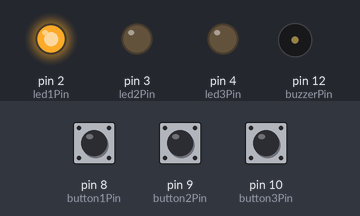
This sketch was run on a simulated Arduino Uno, built with avr-gcc and run on an emulated ATmega328P. Shown: output pins drawn as LEDs (lit = HIGH), buzzer (waves = sounding). The inputs (shaded band) are chosen by the test bench; at power-on: pin 9 (button2Pin) HIGH, pin 10 (button3Pin) HIGH, pin 8 (button1Pin) HIGH.

Above: at 1.2 s.
1.3 s: pin 9 (button2Pin) pulled LOW for 0.15 s
At 3.6 s:
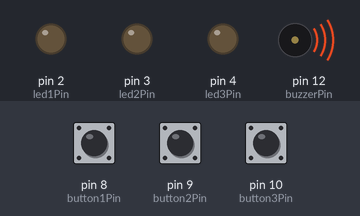
4.4 s: pin 10 (button3Pin) pulled LOW for 0.15 s
At 7.4 s:
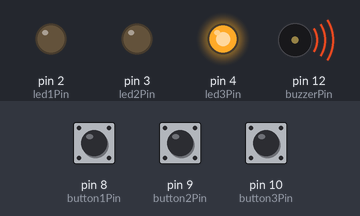
7.5 s: pin 9 (button2Pin) pulled LOW for 1 s
At 11.2 s:
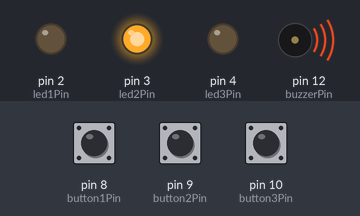
11.5 s: pin 10 (button3Pin) pulled LOW for 1 s
At 13.8 s:
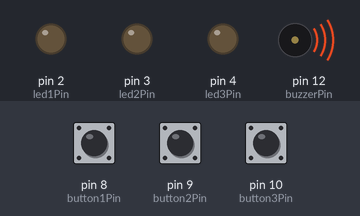
15.5 s: pin 8 (button1Pin) pulled LOW for 0.15 s
At 18.9 s:
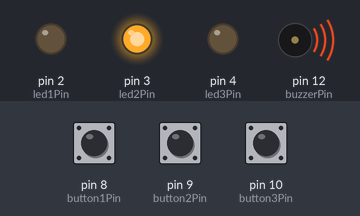
Timing chart, 0 to 19.6 s (numbered marks = the images above; inputs shaded):
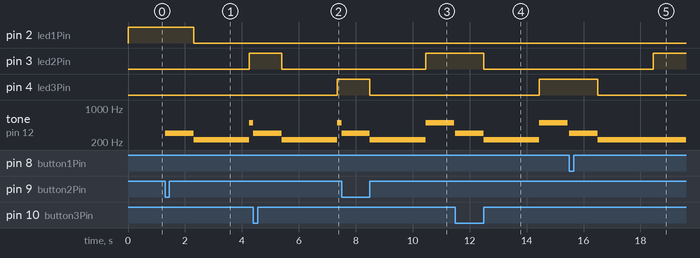

The sketch:

code.ino
```cpp
#define button1Pin 8
#define button2Pin 9
#define button3Pin 10


#define led1Pin 2
#define led2Pin 3
#define led3Pin 4

#define blinkingLedPin 5

#define buzzerPin 12
unsigned int buzzerToneClosingDoors = 300;
unsigned int buzzerToneArriving = 500;

unsigned int toneDuration = 1000;

#define debounceTime 50
#define blinkingDuration 30
#define showCurrentFloorLedDuration 3000
#define travelToNextFloorDuration 2000

byte is1FloorCalling = 0;
byte is2FloorCalling = 0;
byte is3FloorCalling = 0;

byte blinkingLedValue = 0;

byte button1Value = 0;
byte button2Value = 0;
byte button3Value = 0;

byte previous1Reading = 0;
byte previous2Reading = 0;
byte previous3Reading = 0;


unsigned long currentMillis = 0;
unsigned long previousMillis = 0;
unsigned long previousMillisBlinking = 0;
int currentFloor = 1;

void setup() {
  pinMode(button1Pin, INPUT_PULLUP);
  pinMode(button2Pin, INPUT_PULLUP);
  pinMode(button3Pin, INPUT_PULLUP);

  pinMode(led1Pin, OUTPUT);
  pinMode(led2Pin, OUTPUT);
  pinMode(led3Pin, OUTPUT);

  updateLeds();

}


void loop() {

  is1FloorCalling = readButtonValue(button1Pin, previous1Reading);
  is2FloorCalling = readButtonValue(button2Pin, previous2Reading);
  is3FloorCalling = readButtonValue(button3Pin, previous3Reading);


   if(is1FloorCalling == HIGH)
    callLift(1);

   if(is2FloorCalling == HIGH)
    callLift(2);

   if(is3FloorCalling == HIGH)
    callLift(3);


}

int readButtonValue(int buttonPin,byte previousReading){

    byte  reading = digitalRead(buttonPin);
    byte buttonState;
    int time;

    if(reading != previousReading){
      time = millis();
    }

    if(millis - time > debounceTime){
      buttonState = !reading;
    }

    return buttonState;
}

void callLift(int floorToAriveAt){

  byte doorsWereClosed = 0;

  if(floorToAriveAt == currentFloor)
    return;

  while(floorToAriveAt - currentFloor != 0){
    int lastFloor = currentFloor;

    // acum plecam, trebuie sa luminam becul si sa facem zgomot in acelasi timp, apoi blinking
    // do once
    if(doorsWereClosed == 0){
      tone(buzzerPin, buzzerToneClosingDoors, toneDuration);
      unsigned long previousMillis = millis();
      currentMillis = millis();
      while(currentMillis - previousMillis <= toneDuration){
        // s a terminat timpul de inchis usile
        currentMillis = millis();
      }

      doorsWereClosed = 1;
      currentFloor = 0;
      updateLeds();
      //blinking

      for(int i = 1; i <= travelToNextFloorDuration/blinkingDuration; i++){
        tone(buzzerPin, 220, travelToNextFloorDuration/blinkingDuration);
        LiftIsTravelingLedBlink();
      }
      blinkingLedValue = LOW;
      digitalWrite(blinkingLedPin, blinkingLedValue);


      //change to next floor
      currentFloor = lastFloor;
      if(floorToAriveAt - currentFloor > 0)
        currentFloor += 1;
      else
        currentFloor -= 1;

      updateLeds();
    }
    // rest of floors
    else{
      // value for in between floors
      currentFloor = 0;
      updateLeds();
      //blinking
      for(int i = 1; i <= travelToNextFloorDuration/blinkingDuration; i++){
        LiftIsTravelingLedBlink();
        tone(buzzerPin, 220, travelToNextFloorDuration/blinkingDuration);
      }
      blinkingLedValue = LOW;
      digitalWrite(blinkingLedPin, blinkingLedValue);

      //change to next floor
      currentFloor = lastFloor;
      if(floorToAriveAt - currentFloor > 0)
        currentFloor += 1;
      else
        currentFloor -= 1;

      updateLeds();
    }

      //in case the new floor is intermediary, make sure the led is on for the time showCurrentFloorLedDuration is set

      if(currentFloor != floorToAriveAt){
          unsigned long previousMillis = millis();
          currentMillis = millis();
          while(currentMillis - previousMillis <= showCurrentFloorLedDuration){
            tone(buzzerPin, 220, showCurrentFloorLedDuration);
            currentMillis = millis();
            LiftIsTravelingLedBlink();
        }

      }

      if(currentFloor == floorToAriveAt)
        tone(buzzerPin, buzzerToneArriving, toneDuration);
  }
}


void updateLeds(){
  if(currentFloor == 1)
    button1Value = HIGH;
  else
    button1Value = LOW;

  if(currentFloor == 2)
    button2Value = HIGH;
  else
    button2Value = LOW;

  if(currentFloor == 3)
    button3Value = HIGH;
  else
    button3Value = LOW;


  digitalWrite(led1Pin, button1Value);
  digitalWrite(led2Pin, button2Value);
  digitalWrite(led3Pin, button3Value);
}

void LiftIsTravelingLedBlink(){
  unsigned long currentMillisBlink = millis();
  if( currentMillisBlink - previousMillisBlinking >= blinkingDuration){
    previousMillisBlinking = currentMillisBlink;

  if(blinkingLedValue == LOW)
    blinkingLedValue = HIGH;
  else
    blinkingLedValue = LOW;

  digitalWrite(blinkingLedPin, blinkingLedValue);

  }
  else LiftIsTravelingLedBlink();
}

void showCurrentFloor(){

  unsigned long currentMillis = millis();
    if(currentMillis - previousMillis >= showCurrentFloorLedDuration){
      // s a terminat timpul de afisat etajul
      previousMillis = currentMillis;

      }
    else
      showCurrentFloor();
}
```

Measured:
- after the input at 1.3 s, pin 2 (led1Pin): HIGH → LOW after 1.0 s; pin 3 (led2Pin): LOW → HIGH after 3.0 s; tone on pin 12 (buzzerPin): silent → 300 Hz at once, → 220 Hz 1.0 s later, → 500 Hz 2.0 s later
- after the input at 4.4 s, pin 3 (led2Pin): HIGH → LOW after 1.0 s; pin 4 (led3Pin): LOW → HIGH after 3.0 s; tone on pin 12 (buzzerPin): 500 Hz → 300 Hz at once, → 220 Hz 1.0 s later, → 500 Hz 2.0 s later
- after the input at 7.5 s, pin 3 (led2Pin): LOW → HIGH after 3.0 s; pin 4 (led3Pin): HIGH → LOW after 1.0 s; tone on pin 12 (buzzerPin): 500 Hz → 300 Hz at once, → 220 Hz 1.0 s later, → 500 Hz 2.0 s later, → silent 1.0 s later
- after the input at 11.5 s, pin 3 (led2Pin): HIGH → LOW after 1.0 s; pin 4 (led3Pin): LOW → HIGH after 3.0 s; tone on pin 12 (buzzerPin): silent → 300 Hz at once, → 220 Hz 1.0 s later, → 500 Hz 2.0 s later, → silent 1.0 s later
- after the input at 15.5 s, pin 3 (led2Pin): LOW → HIGH after 3.0 s; pin 4 (led3Pin): HIGH → LOW after 1.0 s; tone on pin 12 (buzzerPin): silent → 300 Hz at once, → 220 Hz 1.0 s later
